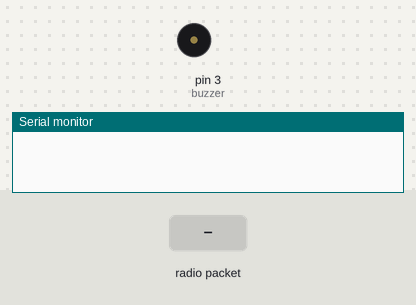
A sketch run on a simulated Arduino Uno, built with avr-gcc and run on an emulated ATmega328P. Shown: buzzer (waves = sounding, pin HIGH), the last lines printed to the serial monitor. The inputs (shaded band) are chosen by the test bench. No radio packets arrive unless stated.

Above: at 1.2 s.
1.3 s: radio packet "1" arrives
At 2.5 s:
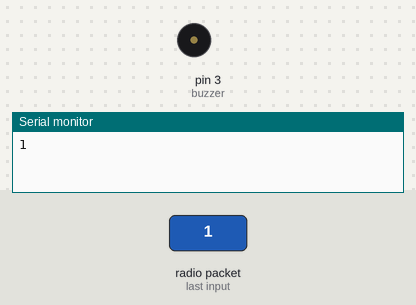
4.3 s: radio packet "0" arrives
At 5.0 s:
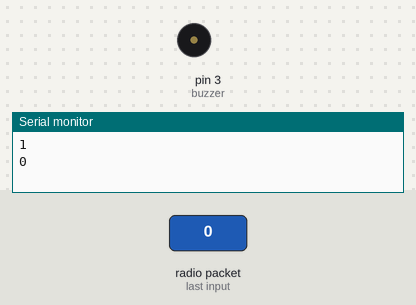
5.8 s: radio packet "2" arrives
At 6.05 s:
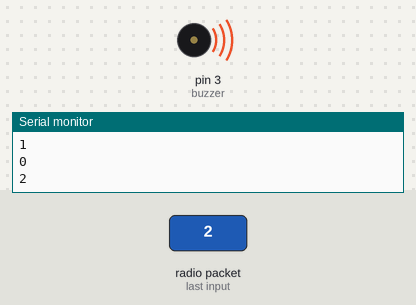
Timing chart, 0 to 14.8 s (numbered marks = the images above; inputs shaded):
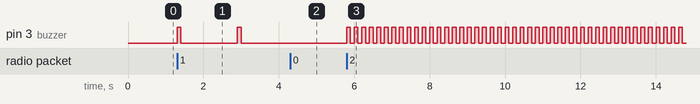

The sketch:

grp_project_alerter.ino
```cpp
/**
   @author Yasara JLP
   NRF Receiver
*/

#include <SPI.h>
#include <nRF24L01.h>
#include <RF24.h>

RF24 radio(7, 8); // CE, CSN

const byte address[6] = "00001";

#define buzzer 3

String state;

void setup() {
  // put your setup code here, to run once:
  pinMode(buzzer, OUTPUT);
  Serial.begin(19200);
  radio.begin();
  radio.openReadingPipe(0, address);
  radio.setPALevel(RF24_PA_MIN);
  radio.startListening();
}

void loop() {
  // put your main code here, to run repeatedly:

  if (radio.available()) {
    char text[32] = "";
    radio.read(&text, sizeof(text));
    state = text;
    Serial.println(text);

  }

   if (state.equals("0")) {
      digitalWrite(buzzer,LOW);
    } else if (state.equals("1")) {
      primaryAlert();
    } else if (state.equals("2")) {
      secondaryAlert();
    }

}

void primaryAlert() {
  digitalWrite(buzzer, HIGH);
  delay(100);
  digitalWrite(buzzer, LOW);
  delay(1500);
}

void secondaryAlert() {
  digitalWrite(buzzer, HIGH);
  delay(100);
  digitalWrite(buzzer, LOW);
  delay(100);
}
```

Measured:
- after the input at 1.3 s, pin 3 (buzzer): alternates HIGH for 0.10 s and LOW for 1.5 s, starting at once
- after the input at 4.3 s, pin 3 (buzzer): stays LOW (without the input it goes to HIGH after 0.20 s)
- after the input at 5.8 s, pin 3 (buzzer): alternates HIGH for 0.10 s and LOW for 0.10 s, starting at once
